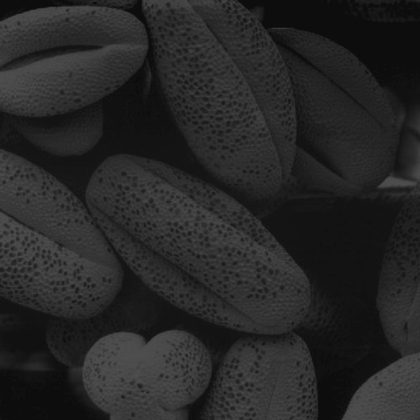
%> input picture his_eq/dark.tif, 420 x 420 px, shrunk from 1021 x 1021 before the run
$ octave histogram_eq.m   (GNU Octave 9; MATLAB toolbox functions it lacks are replaced by stand-ins)
%> lines starting %> are read from the running program, lines starting %| are printed output that depends on the picture
### his_eq/myHisteq.m
function output_image = myHisteq(input_image,L)

R = size(input_image,1);
C = size(input_image,2);

histo = zeros(1,L);

for i = 1:R
    for j = 1:C
    value = input_image(i,j);
    histo(value+1) = histo(value+1)+1;
    end
end

histo  = histo/(R*C);

for i = 1:length(histo)
hito_intg(i) = round((L-1)*sum(histo(1:i)));
end

output_image = uint8(zeros(R,C));
for i = 1:R
    for j = 1:C
    output_image(i,j) = hito_intg(input_image(i,j)+1);
    end
end

end

### his_eq/histogram_eq.m
clc; clear; close all;

I = imread('dark.tif');
%> I is the input picture: size 420x420 uint8; min 10, max 81, mean 38.8
figure(1); imshow(I);
[counts, centers] = hist(double(I(:)),[0:1:255]);
%> counts = 256 values, max 10835 at index 14, min 0 at index 1, mean 689.1; centers = 256 values from 0 to 255
figure(2); bar(centers,counts);
%> after `bar(centers,counts)`:
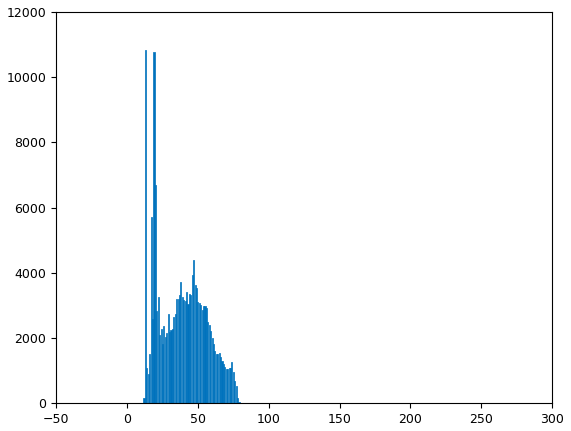
%> figure redrawn from the program's plot data; tallest bar 10835 high, from x = 12.6 to 13.4


I2 = imread('light.tif');
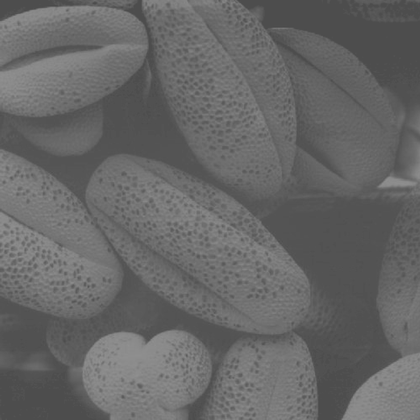
%> input picture his_eq/light.tif, 420 x 420 px, shrunk from 1021 x 1021 before the run
%> I2 is the input picture: size 420x420x3 uint8; min 74, max 145, mean 102.8
figure(3); imshow(I2);
[counts, centers] = hist(double(I2(:)),[0:1:255]);
%> counts = 256 values, max 32505 at index 78, min 0 at index 1, mean 2067.2
figure(4); bar(centers,counts);

figure(5);
imhist(I);
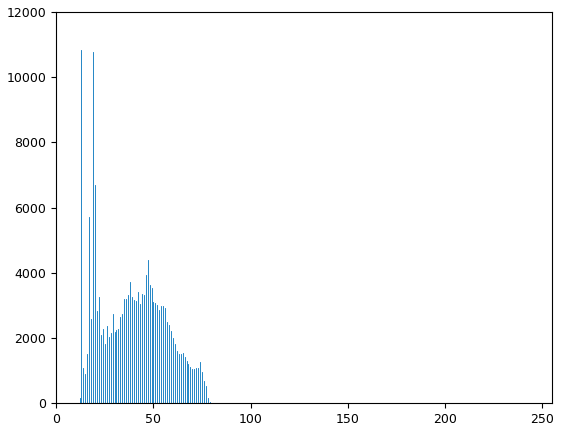
%> figure redrawn from the program's plot data; highest point at x = 13, y = 10835

figure(6);
imhist(I2);
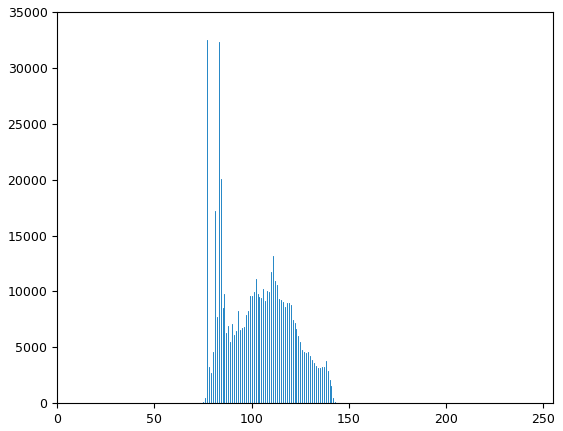
%> figure redrawn from the program's plot data; highest point at x = 77, y = 32505

J = histeq(I,256);
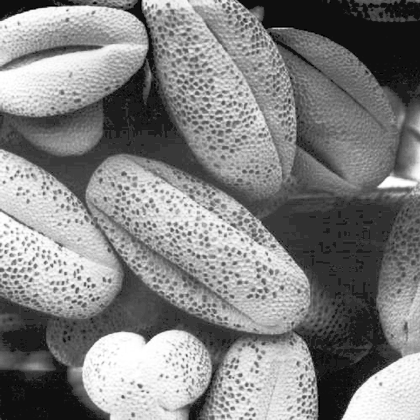
%> J: size 420x420 uint8; min 0, max 255, mean 129.9
figure(7);imshow(J);
figure(8);
imhist(J);
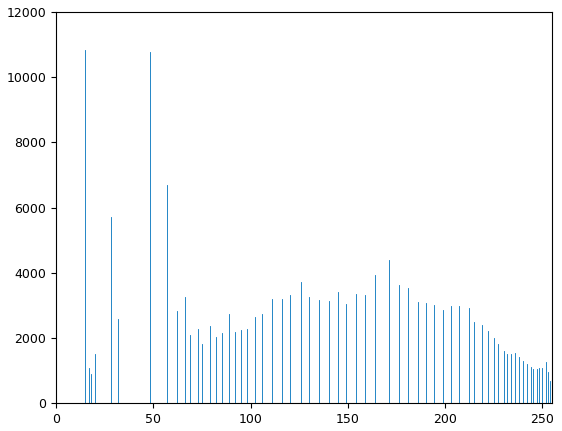
%> figure redrawn from the program's plot data; highest point at x = 15, y = 10835

% [4 lines of commented-out code are left out]


myJ = myHisteq(I,256);
%> after the loop in myHisteq, `for i = 1:R`: histo = 256 values, max 10835 at index 14, min 0 at index 1, mean 689.1
%> in myHisteq, `histo  = histo/(R*C);`: histo = 256 values, max 0.0614 at index 14, min 0 at index 1, mean 0.00391
%> after the loop in myHisteq, `for i = 1:length(histo)`: hito_intg = 256 values from 0 to 255
figure(9);imshow(myJ);
figure(10);
imhist(myJ);
%> figure, not shown here; highest point at x = 16, y = 10835

figure;
subplot(1,3,1); imshow(I); title('dark image')
subplot(1,3,2); imshow(J); title('histogram equalized dark image')
subplot(1,3,3); imshow(myJ); title('my histogram equalized dark image')

figure;
subplot(1,3,1); imhist(I); title('dark image histogram')
subplot(1,3,2); imhist(J); title('built in function histogram')
subplot(1,3,3); imhist(myJ); title('my function histogram')
%> after `title('my function histogram')`:
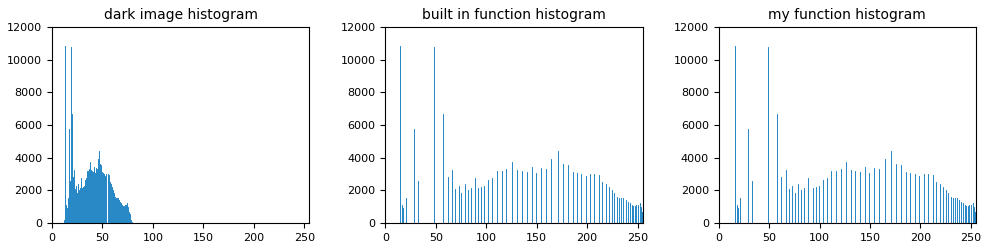
%> figure redrawn from the program's plot data, 3 panels; panel 1: highest point at x = 13, y = 10835; panel 2: highest point at x = 15, y = 10835; panel 3: highest point at x = 16, y = 10835
